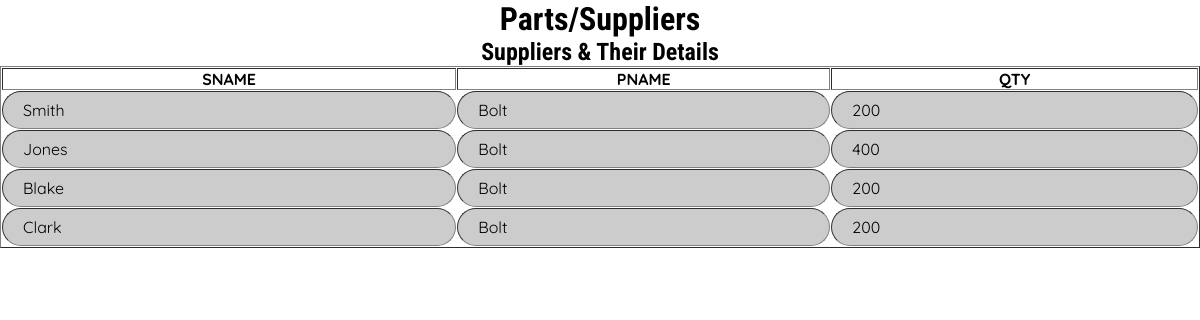
The page /PartSelection.php?part=P2 on the database its author committed.
### tables this page shows
CREATE TABLE `SP` 
(
  `S`        CHAR(2),
  `P`        CHAR(2),
  `QTY`      INT NOT NULL,
  FOREIGN KEY (`S`) REFERENCES S(`S`),
  FOREIGN KEY (`P`) REFERENCES P(`P`),
  PRIMARY KEY (`S`,`P`)
);

CREATE TABLE `S` 
(
  `S`        CHAR(2)  PRIMARY KEY,
  `SNAME`    CHAR(80) NOT NULL,
  `STATUS`   INT NOT NULL,
  `CITY`     CHAR(80) NOT NULL
);

CREATE TABLE `P` 
(
    `P`      CHAR(2)  PRIMARY KEY,
    `PNAME`  CHAR(80) NOT NULL,
    `COLOR`  CHAR(80) NOT NULL,
    `WEIGHT` INT NOT NULL
);

### mytables.php (the view)
<?php
function drawtable($rows)
{
	echo "<table border=1 cellspacing=1>";
	echo "<tr>";
	foreach($rows[0] as $key => $item )
	{
		echo "<th>$key</th>";
	}
	echo "</tr>";
	foreach($rows as $row)
	{
		echo "<tr>";
		foreach($row as $key => $item)
		{
			echo "<td>$item</td>";
		}
		echo "</tr>";
	}
	echo"</table>";
}
?>

### partsandsupply.css (style rules this page uses)
* { margin:0; padding:0; box-sizing:border-box; }
body { font-family:'Quicksand',sans-serif; background-color:white; }
td { border:3; font-family: 'Quicksand', sans-serif; font-size:1em; border-radius: 20px; padding: 20px; padding-top:.5em; padding-bottom:.5em; background-color: #ccc; }

### rows shown on the page
sp: S.SNAME "Smith", P.PNAME "Bolt", QTY "200"
sp: S.SNAME "Jones", P.PNAME "Bolt", QTY "400"
sp: S.SNAME "Blake", P.PNAME "Bolt", QTY "200"
sp: S.SNAME "Clark", P.PNAME "Bolt", QTY "200"

### other values the page prints
$key "SNAME"
$key "PNAME"
$key "QTY"
